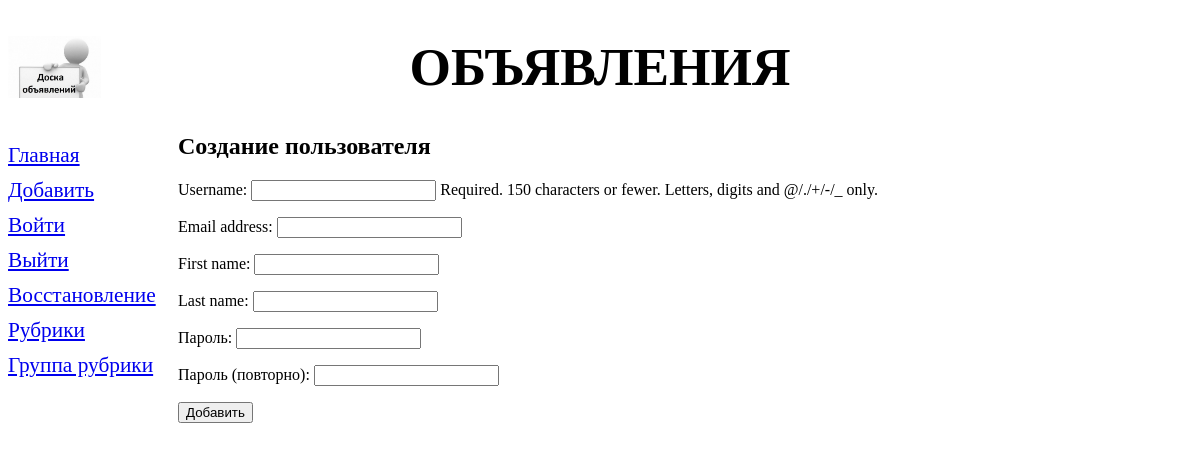
Before: /bboard/add_user/ with the older database file.
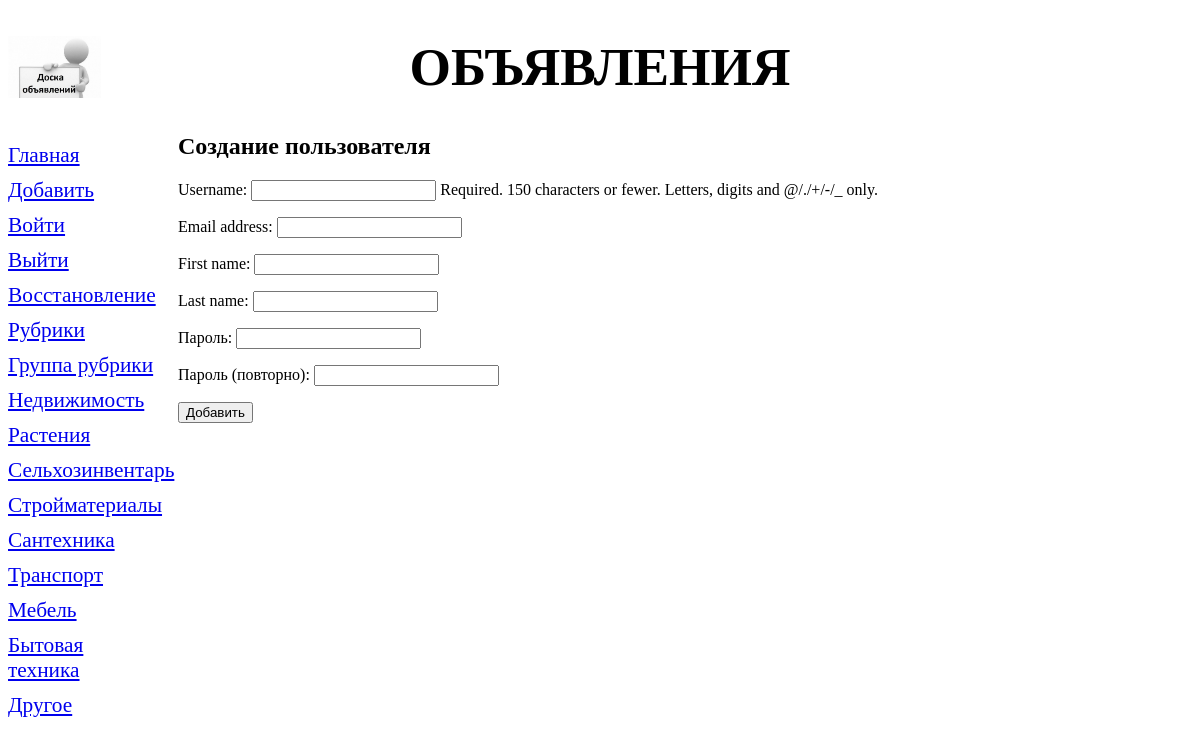
After: the same page with the newer database file.
### bboard/models.py (models this page shows, shortened)
class Rubric (models.Model):#клас рубрик
    name = models.CharField(max_length=20, db_index=True, verbose_name='Название')
    order = models.SmallIntegerField(default=0, db_index=True)
    class Meta:
        verbose_name_plural = 'Рубрики'
        verbose_name = 'Рубрика'
        ordering = ['order', 'name']

### bboard/views.py (the view)
# urls.py: path('add_user/', UserCreateView.as_view()),
class UserCreateView(CreateView):
    template_name = 'bboard/create_user.html'
    form_class = RegisterUserForm
    success_url = reverse_lazy('index')
    def get_context_data(self, **kwargs):#нужно добавить в контекст шаблона список рубрик
        context = super().get_context_data(**kwargs)#метод формируент контекст шаблона
        context['rubrics'] = Rubric.objects.all()#добавим рубрики
        return context

### bboard/forms.py
class RegisterUserForm(forms.ModelForm):
    password1 = forms.CharField(label='Пароль')
    password2 = forms.CharField(label='Пароль (повторно)')
    class Meta:
        model = User
        fields = ('username', 'email', 'first_name', 'last_name')

### bboard/templates/bboard/create_user.html (shortened to what this page needs)
{% extends "layout/basic.html" %}
{% block content %}
<h2>Создание пользователя</h2>
<form method="post">
    {{ form.as_p }}
    <input type="submit" value="Добавить">
</form>
{% endblock %}

### bboard/templates/layout/basic.html (shortened to what this page needs)
{% load static %}
<!DOCTYPE html>
<html>
    <head>
        <link rel="stylesheet" type="text/css" href="{% static 'bboard/style.css' %}">
    </head>
    <body>
        <header>
            <h1>Объявления</h1>
        </header>
        <nav>
            <a href="{% url 'index' %}">Главная</a>
            <a href="{% url 'add' %}">Добавить</a>
            <a href="{% url 'login' %}">Войти</a>
            <a href="{% url 'logout' %}">Выйти</a>
            <a href="{% url 'password_reset' %}">Восстановление</a>
            <a href="{% url 'rubrics' %}">Рубрики</a>
            <a href="{% url 'rubrics_formset' %}">Группа рубрики</a>
            {% for rubric in rubrics %}
            <a href="{{ rubric.get_absolute_url }}">{{ rubric.name }}</a>
            {% endfor %}
        </nav>
        <section>
        {% block content %}
        {% endblock %}
        </section>
    </body>
</html>

Changed rows visible on the page:
added Rubric: name "Недвижимость"
added Rubric: name "Растения"
added Rubric: name "Сельхозинвентарь"
added Rubric: name "Стройматериалы"
added Rubric: name "Сантехника"
added Rubric: name "Транспорт"
added Rubric: name "Мебель"
added Rubric: name "Бытовая техника"
added Rubric: name "Другое"
